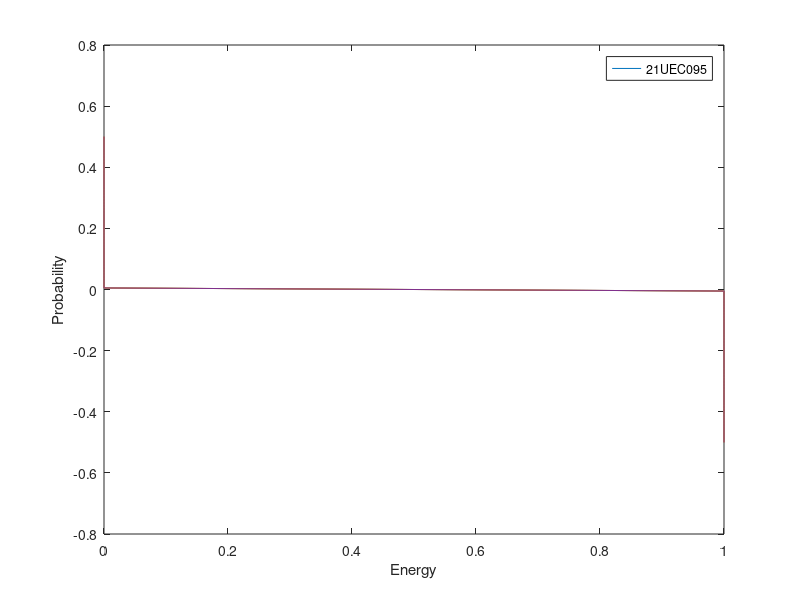

MATLAB code to generate this figure:
clc
close all
clear all
t1 =input('enter temperature t1 :');
t2 =input('enter temperature t2 :');
t3 =input('enter temperature t3 :');
t4 =input('enter temperature t4 :');
e= linspace(-0.5,0.5,100);
f1=1./(1+exp(e/((0.026*t1)/300)));
f2=1./(1+exp(e/((0.026*t2)/300)));
f3=1./(1+exp(e/((0.026*t3)/300)));
f4=1./(1+exp(e/((0.026*t4)/300)));
plot(f1,e);
hold on;
plot(f2,e);
hold on;
plot(f3,e);
hold on;
plot(f4,e);
hold on;
xlabel('Energy');
ylabel('Probability');
legend('21UEC095');


